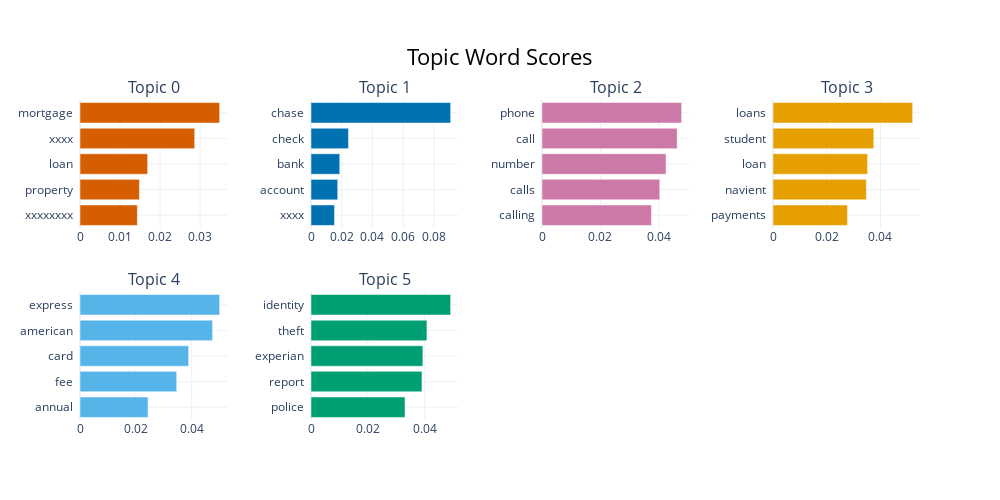

This figure's notebook cell:
### Code cell
model.visualize_barchart(top_n_topics=6)

### Figure 1 — Plotly figure (JSON) as saved in the notebook; plotly's stock layout.template omitted (floating-point values rounded to 4 significant figures)
{"data": [{"marker": {"color": "#D55E00"}, "orientation": "h", "type": "bar", "x": [0.01432, 0.01483, 0.01689, 0.02863, 0.03486], "xaxis": "x", "y": ["xxxxxxxx  ", "property  ", "loan  ", "xxxx  ", "mortgage  "], "yaxis": "y"}, {"marker": {"color": "#0072B2"}, "orientation": "h", "type": "bar", "x": [0.01528, 0.01739, 0.01872, 0.02438, 0.09085], "xaxis": "x2", "y": ["xxxx  ", "account  ", "bank  ", "check  ", "chase  "], "yaxis": "y2"}, {"marker": {"color": "#CC79A7"}, "orientation": "h", "type": "bar", "x": [0.03748, 0.04032, 0.04248, 0.04629, 0.04782], "xaxis": "x3", "y": ["calling  ", "calls  ", "number  ", "call  ", "phone  "], "yaxis": "y3"}, {"marker": {"color": "#E69F00"}, "orientation": "h", "type": "bar", "x": [0.02773, 0.03476, 0.03523, 0.03753, 0.05199], "xaxis": "x4", "y": ["payments  ", "navient  ", "loan  ", "student  ", "loans  "], "yaxis": "y4"}, {"marker": {"color": "#56B4E9"}, "orientation": "h", "type": "bar", "x": [0.02434, 0.03462, 0.03889, 0.04748, 0.05001], "xaxis": "x5", "y": ["annual  ", "fee  ", "card  ", "american  ", "express  "], "yaxis": "y5"}, {"marker": {"color": "#009E73"}, "orientation": "h", "type": "bar", "x": [0.03307, 0.03904, 0.03936, 0.04079, 0.04914], "xaxis": "x6", "y": ["police  ", "report  ", "experian  ", "theft  ", "identity  "], "yaxis": "y6"}], "layout": {"annotations": [{"font": {"size": 16}, "showarrow": false, "text": "Topic 0", "x": 0.0875, "xanchor": "center", "xref": "paper", "y": 1, "yanchor": "bottom", "yref": "paper"}, {"font": {"size": 16}, "showarrow": false, "text": "Topic 1", "x": 0.3625, "xanchor": "center", "xref": "paper", "y": 1, "yanchor": "bottom", "yref": "paper"}, {"font": {"size": 16}, "showarrow": false, "text": "Topic 2", "x": 0.6375, "xanchor": "center", "xref": "paper", "y": 1, "yanchor": "bottom", "yref": "paper"}, {"font": {"size": 16}, "showarrow": false, "text": "Topic 3", "x": 0.9125, "xanchor": "center", "xref": "paper", "y": 1, "yanchor": "bottom", "yref": "paper"}, {"font": {"size": 16}, "showarrow": false, "text": "Topic 4", "x": 0.0875, "xanchor": "center", "xref": "paper", "y": 0.4, "yanchor": "bottom", "yref": "paper"}, {"font": {"size": 16}, "showarrow": false, "text": "Topic 5", "x": 0.3625, "xanchor": "center", "xref": "paper", "y": 0.4, "yanchor": "bottom", "yref": "paper"}], "height": 500, "hoverlabel": {"bgcolor": "white", "font": {"family": "Rockwell", "size": 16}}, "showlegend": false, "title": {"font": {"color": "Black", "size": 22}, "text": "Topic Word Scores", "x": 0.5, "xanchor": "center", "yanchor": "top"}, "width": 1000, "xaxis": {"anchor": "y", "domain": [0, 0.175], "showgrid": true}, "xaxis2": {"anchor": "y2", "domain": [0.275, 0.45], "showgrid": true}, "xaxis3": {"anchor": "y3", "domain": [0.55, 0.725], "showgrid": true}, "xaxis4": {"anchor": "y4", "domain": [0.825, 1], "showgrid": true}, "xaxis5": {"anchor": "y5", "domain": [0, 0.175], "showgrid": true}, "xaxis6": {"anchor": "y6", "domain": [0.275, 0.45], "showgrid": true}, "xaxis7": {"anchor": "y7", "domain": [0.55, 0.725], "showgrid": true}, "xaxis8": {"anchor": "y8", "domain": [0.825, 1], "showgrid": true}, "yaxis": {"anchor": "x", "domain": [0.6, 1], "showgrid": true}, "yaxis2": {"anchor": "x2", "domain": [0.6, 1], "showgrid": true}, "yaxis3": {"anchor": "x3", "domain": [0.6, 1], "showgrid": true}, "yaxis4": {"anchor": "x4", "domain": [0.6, 1], "showgrid": true}, "yaxis5": {"anchor": "x5", "domain": [0, 0.4], "showgrid": true}, "yaxis6": {"anchor": "x6", "domain": [0, 0.4], "showgrid": true}, "yaxis7": {"anchor": "x7", "domain": [0, 0.4], "showgrid": true}, "yaxis8": {"anchor": "x8", "domain": [0, 0.4], "showgrid": true}}}
